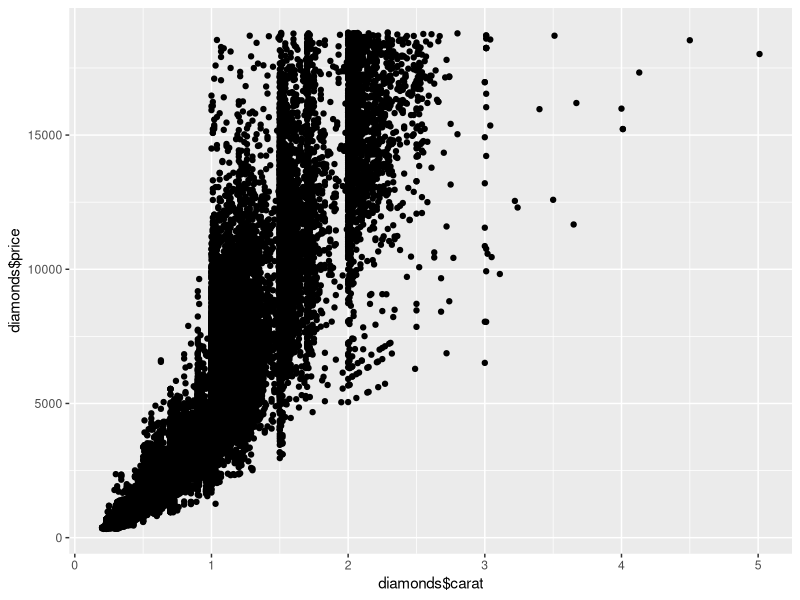
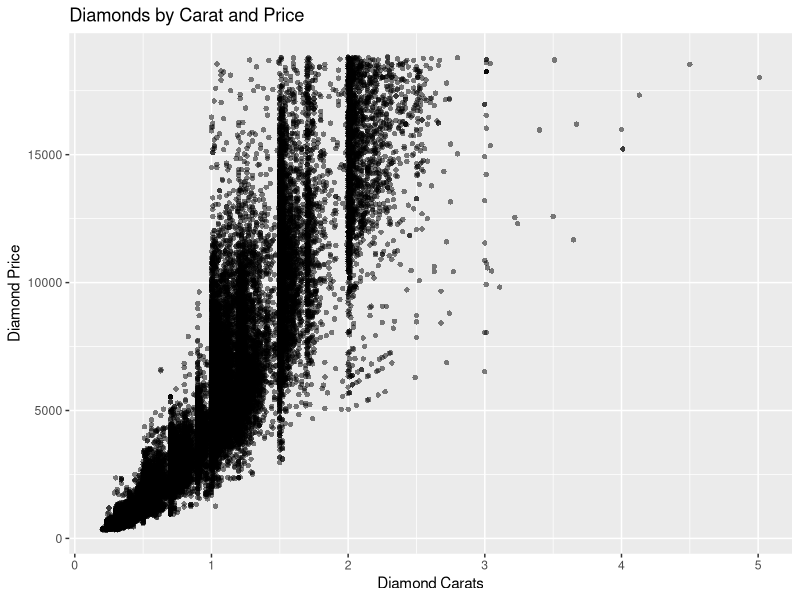
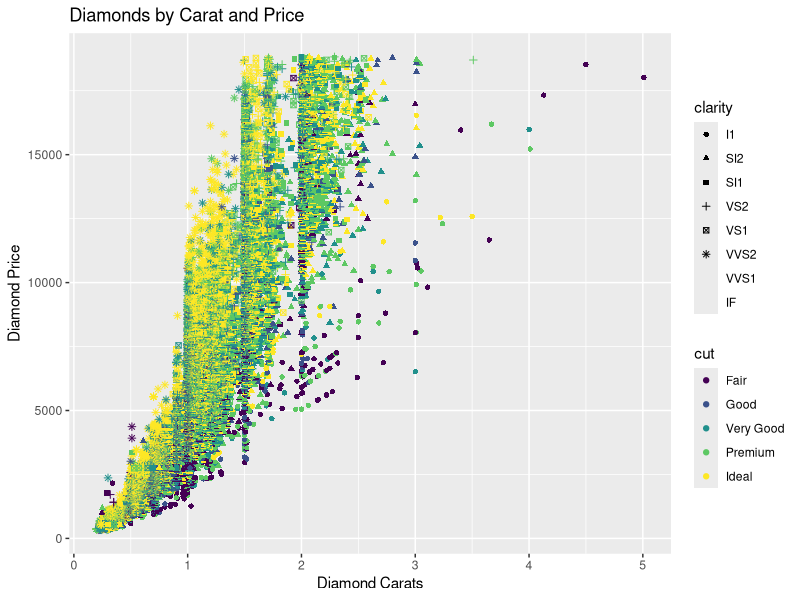
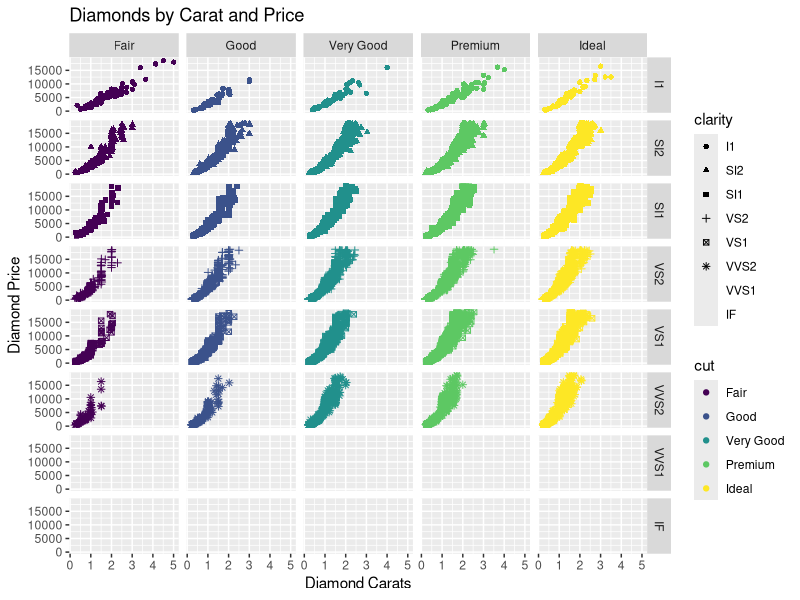
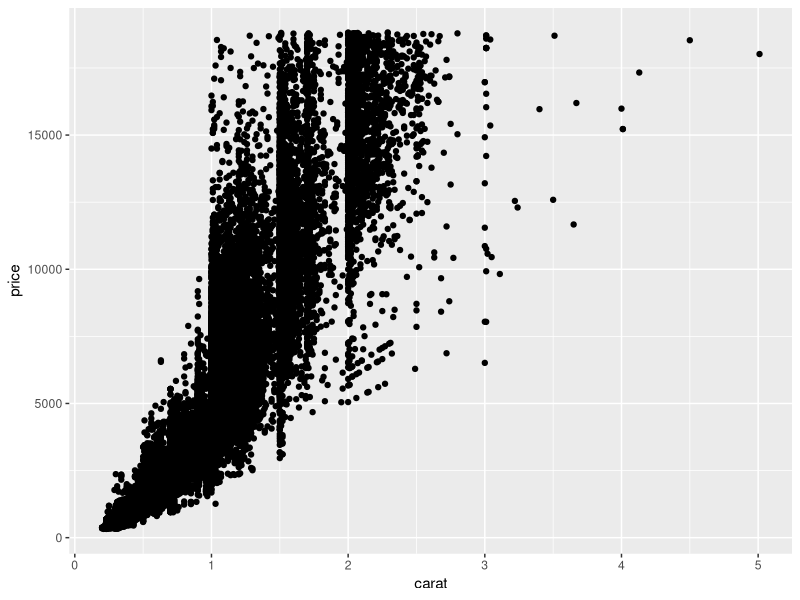
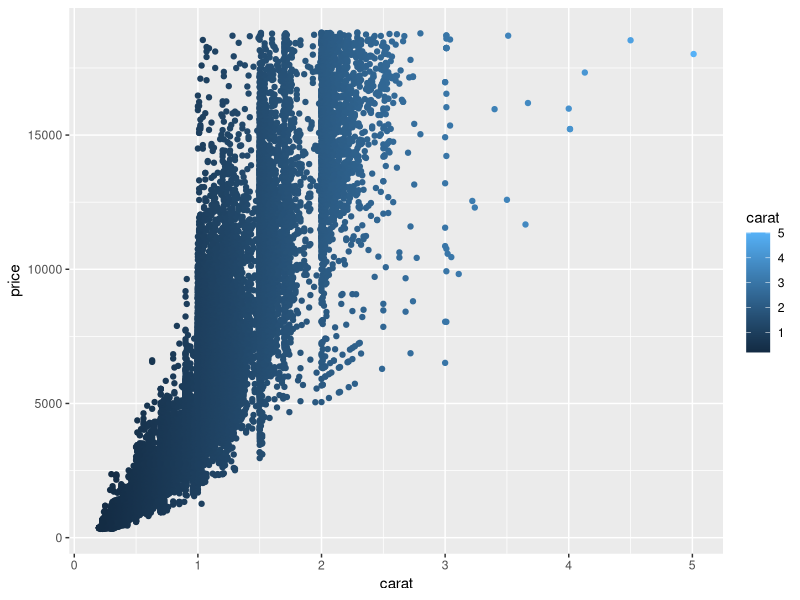
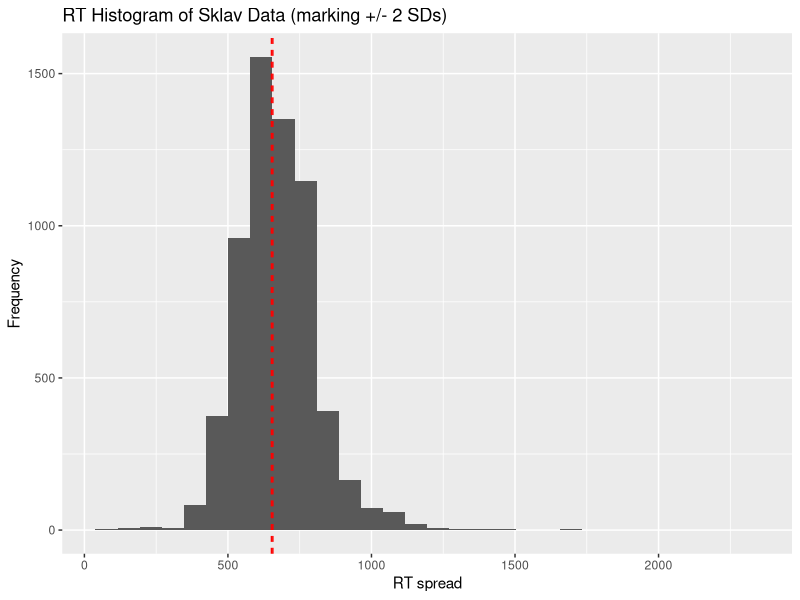

Recreate these plots in R, in order.
## ---- chunk 1
library(ggplot2)
library(dplyr)
library(tidyr)
library(stringr)
## ---- chunk 2
head(diamonds)
qplot(diamonds$carat, diamonds$price)
## ---- chunk 3
ggplot(diamonds, aes(x=carat, y=price)) +
  ggtitle("Diamonds by Carat and Price") +
  xlab("Diamond Carats") + ylab("Diamond Price") + 
    geom_point(shape=16, 
               color = 'black',
               alpha = 0.5)
## ---- chunk 4
ggplot(diamonds, aes(x=carat, y=price)) +
  ggtitle("Diamonds by Carat and Price") +
  xlab("Diamond Carats") + ylab("Diamond Price") + 
    geom_point(aes(shape=clarity, 
               color = cut))
## ---- chunk 5
ggplot(diamonds, aes(x=carat, y=price)) +
  ggtitle("Diamonds by Carat and Price") +
  xlab("Diamond Carats") + ylab("Diamond Price") + 
    geom_point(aes(shape=clarity, 
               color = cut)) +
  facet_grid(clarity ~ cut)
## ---- chunk 6

## ---- chunk 7

## ---- chunk 8

## ---- chunk 9

## ---- chunk 10
d <- ggplot(diamonds, aes(x=carat, y=price)) # first you set the aesthetic and dataset
d + geom_point() # then you add geoms
d + geom_point(aes(colour = carat)) # and you can keep doing this to add layers to the plot
## ---- chunk 11

## ---- chunk 12

## ---- chunk 13
library(tidyr)
library(dplyr)

sem <- function(x) {sd(x) / sqrt(length(x))}
ci95 <- function(x) {sem(x) * 1.96}
## ---- chunk 14
subinfo <- read.csv("../data/sklar_expt6_subinfo_corrected.csv")
d.a <- read.csv("../data/sklar_expt6a_corrected.csv")
d.b <- read.csv("../data/sklar_expt6b_corrected.csv")
## ---- chunk 15
subinfo <- tbl_df(subinfo)
d.a <- tbl_df(d.a)
d.b <- tbl_df(d.b)
d.a.tidy <- d.a %>% gather("x_type", "RT", X1:X21, na.rm=TRUE) %>% mutate(x_type = gsub("X","",x_type))
d.b.tidy <- d.b %>% gather("x_type", "RT", X22:X42, na.rm=TRUE) %>% mutate(x_type = gsub("X","",x_type))
glimpse(subinfo)
glimpse(d.a.tidy)
glimpse(d.b.tidy)
## ---- chunk 16
d.all.tidy <- bind_rows(d.a.tidy, d.b.tidy)
## ---- chunk 17
subinfo <- subinfo %>% rename(subjectID = subid)
d.all.tidy <- d.all.tidy %>% rename(subjectID = x_type)
subinfo$subjectID <- as.factor(subinfo$subjectID)
d.all.tidy$subjectID <- as.factor(d.all.tidy$subjectID)
d.all.tidy <- left_join(subinfo, d.all.tidy, by="subjectID")
d.all.tidy$subjectID <- as.factor(d.all.tidy$subjectID)
## ---- chunk 18
d.all.tidy$presentation.time <- factor(d.all.tidy$presentation.time)
levels(d.all.tidy$operand) <- c("addition","subtraction")
## ---- chunk 19
m.rt <- exp(mean(log(d.all.tidy$RT),na.rm=TRUE)) #take log average of RT: average natural logs of RTs, then take the exponential of that
sd.rt <- exp(sd(log(d.all.tidy$RT),na.rm=TRUE)) #geometric standard deviation: exponentiated value of the standard deviation of the log-transformed values
qplot(RT, data=d.all.tidy) + 
  geom_vline(xintercept=m.rt + 2*sd.rt, col="red", lty=2) + #lets us view how much is spread 2 SDs above mean
  geom_vline(xintercept=m.rt - 2*sd.rt, col="red", lty=2) + #lets us view how much is spread 2 SDs below mean
  xlab("RT spread") +
  ylab("Frequency") +
  ggtitle("RT Histogram of Sklav Data (marking +/- 2 SDs)")
## ---- chunk 20

## ---- chunk 21

## ---- chunk 22

## ---- chunk 23

## ---- chunk 24

## ---- chunk 25

## ---- chunk 26

## ---- chunk 27

